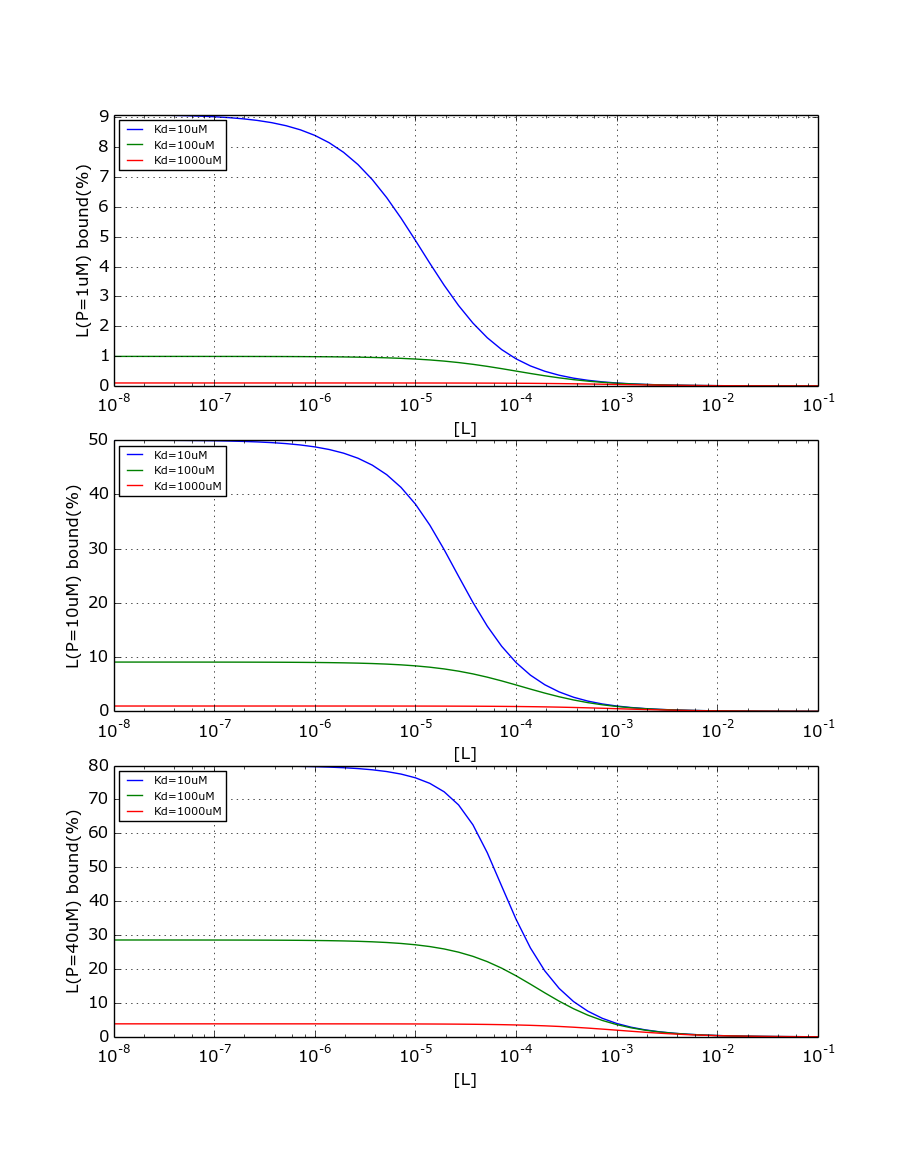

Reproduce this figure in Python.
import numpy as np
import matplotlib.pyplot as plt
import sys

L=np.logspace(-8,-1,num=50,endpoint=True) # 1e-8 ... 1e-1

def BoundLigandPercent(Kd) :
  a=P+L+Kd 
  b=P*L
  x=0.5*a-np.sqrt(0.25*a*a-b)
  return 100*x/L

P=1e-6
plt.subplot(3,1,1)
plt.grid()
plt.xscale('log')
plt.xlabel('[L]')
plt.ylabel('L(P=1uM) bound(%)')
plt.yticks(np.arange(0,11.,1.))
plt.plot(L,BoundLigandPercent(Kd=10e-6)) 
plt.plot(L,BoundLigandPercent(Kd=100e-6)) 
plt.plot(L,BoundLigandPercent(Kd=1000e-6)) 
plt.legend(["Kd=10uM","Kd=100uM","Kd=1000uM"],loc=2,prop={'size':8})

P=10e-6
plt.subplot(3,1,2)
plt.grid()
plt.xscale('log')
plt.xlabel('[L]')
plt.ylabel('L(P=10uM) bound(%)')
plt.yticks(np.arange(0,110.,10))
plt.plot(L,BoundLigandPercent(Kd=10e-6)) 
plt.plot(L,BoundLigandPercent(Kd=100e-6)) 
plt.plot(L,BoundLigandPercent(Kd=1000e-6)) 
plt.legend(["Kd=10uM","Kd=100uM","Kd=1000uM"],loc=2,prop={'size':8})

P=40e-6
plt.subplot(3,1,3)
plt.grid()
plt.xscale('log')
plt.xlabel('[L]')
plt.ylabel('L(P=40uM) bound(%)')
plt.yticks(np.arange(0,110,10))
plt.plot(L,BoundLigandPercent(Kd=10e-6)) 
plt.plot(L,BoundLigandPercent(Kd=100e-6)) 
plt.plot(L,BoundLigandPercent(Kd=1000e-6)) 
plt.legend(["Kd=10uM","Kd=100uM","Kd=1000uM"],loc=2,prop={'size':8})

plt.savefig('ligand-observed-L.png')
plt.show()
